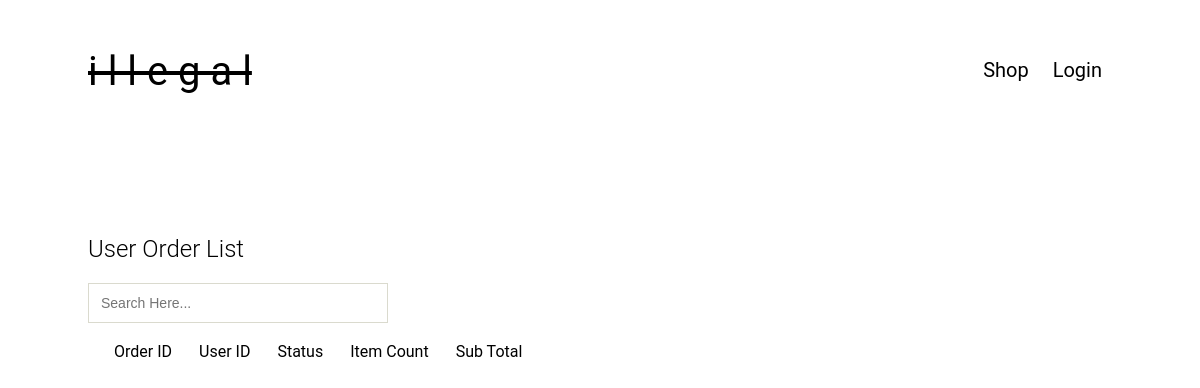
Page /order_list.php on the earlier database version.
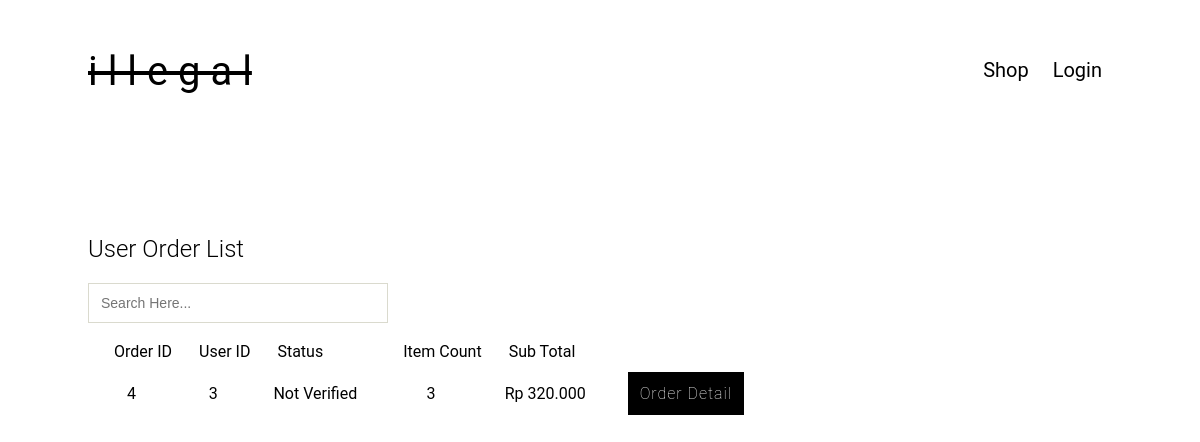
Same page on the later database version.
### tables this page shows
CREATE TABLE `order_list` (
  `user_id` int(11) NOT NULL,
  `status` varchar(24) NOT NULL,
  `total_harga` int(11) NOT NULL,
  `order_id` int(11) NOT NULL
);

### order_list.php (the view, shortened to what this page needs)
<?php
include 'header.php';
include 'koneksi.php';
$sql = mysqli_query($konek, "SELECT ol.user_id, ol.order_id, ol.status, ol.total_harga, SUM(od.jumlah) AS qty
           FROM order_list ol LEFT JOIN order_detail od ON ol.order_id = od.order_id GROUP BY order_id");
?>
<div>
    <div class="container">
        <h2 style="font-weight:350;">User Order List</h2>
        <div class="search">
            <input id="search" name="key" class="input" type="text" placeholder="Search Here...">
        </div>
        <div id="tampil">
            <table>
                <tr>
                    <td style="padding-left:24px;">Order ID</td>
                    <td style="padding-left:24px;">User ID</td>
                    <td style="padding-left:24px;">Status</td>
                    <td style="padding-left:24px;">Item Count</td>
                    <td style="padding-left:24px;">Sub Total</td>
                    <td></td>
                </tr>
                <?php
                while ($data = mysqli_fetch_array($sql)) {
                    ?>
                    <tr>
                        <td style="padding:20px;text-align:center;"><?= $data['order_id']; ?></td>
                        <td style="padding:20px;text-align:center;"><?= $data['user_id']; ?></td>
                        <td style="padding:20px;text-align:center;"><?= $data['status']; ?></td>
                        <td style="padding:20px;text-align:center;"><?= $data['qty']; ?></td>
                        <td style="padding:20px;text-align:center;"><?php echo "Rp ".number_format($data['total_harga'], '0', ',', '.'); ?></td>
                        <td style="padding:20px;text-align:center;">
                            <a class="btn" style="width:150px;" href="order_detail.php?con=<?= $data['order_id'] ?>">Order Detail</a>
                        </td>
                    </tr>
                <?php } ?>
        </div>
    </div>
</div>

Differences in the rows shown:
added order_list: order_id "4", user "3", status "Not Verified", qty "3", total_harga "320.000"
